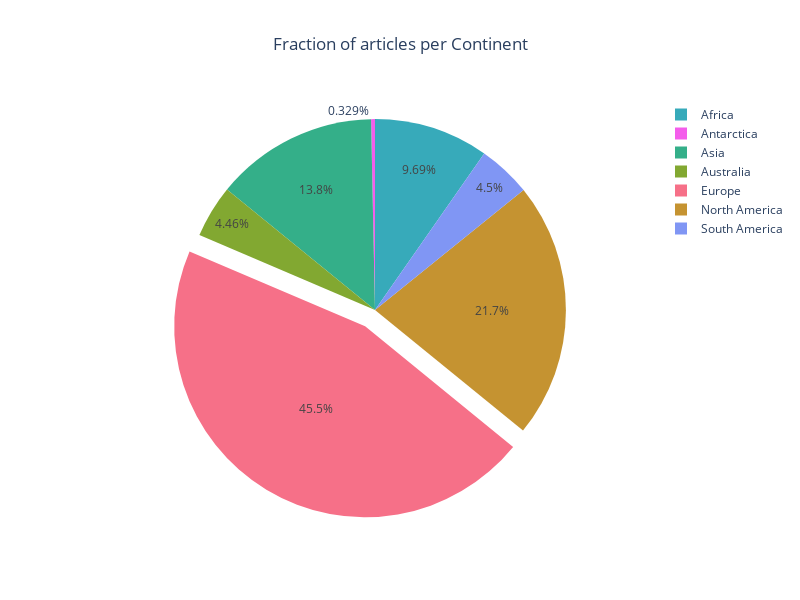

Notebook code for this chart:
### Markdown cell above
## Plot 1: Number of Articles per Continent

### Code cell
fig_name = "articles_count_per_continent"
fig_title = "Fraction of articles per Continent"
fig_ylabel = "Count"
fig_xlabel = "Continent"


# fig = px.bar(
#     x=article_count_per_continent.index,
#     y=article_count_per_continent.values,
#     color=[continents_colors_int[continent] for continent in article_count_per_continent.index],
#     color_discrete_map="identity",
#     labels={"index": fig_ylabel, "value": fig_xlabel},

# )
# fig.update_layout(
#     title_text=fig_title,
#     title_x=0.5,
#     #xaxis=dict(tickangle=-45),
#     width=FIGURE_WIDTH,
#     height=FIGURE_HEIGHT,
# )

# fig.update_xaxes(title_text="Continent")
# fig.update_yaxes(title_text="Count")

# fig.write_image(os.path.join(PLOTS_PATH_PX, f"{fig_name}_bar.pdf"))
# fig.write_html(os.path.join(PLOTS_PATH_HTML, f"{fig_name}_bar.html"))
# fig.show()

pull = np.zeros_like(article_count_per_continent.index) + 0.1 * (article_count_per_continent.index == EUROPE_LABEL)
fig = go.Figure(data=[go.Pie(
    values=article_count_per_continent.values,
    labels=article_count_per_continent.index.tolist(),
    pull=pull.tolist(),
    marker_colors=[continents_colors_int[continent] for continent in article_count_per_continent.index],
    sort=False
)])

fig.update_layout(
    title_text=fig_title,
    title_x=0.5,
    width=FIGURE_WIDTH,
    height=FIGURE_HEIGHT,
)
fig.write_image(os.path.join(PLOTS_PATH_PX, f"{fig_name}_pie.png"))
fig.write_html(os.path.join(PLOTS_PATH_HTML, f"{fig_name}_pie.html"))
fig.show()

### Figure 1 — Plotly figure (JSON) as saved in the notebook; plotly's stock layout.template omitted (floating-point values rounded to 4 significant figures)
{"data": [{"labels": ["Africa", "Antarctica", "Asia", "Australia", "Europe", "North America", "South America"], "marker": {"colors": ["#37aaba", "#f45deb", "#34af89", "#82a831", "#f67088", "#c59331", "#8096f4"]}, "pull": [0, 0, 0, 0, 0.1, 0, 0], "sort": false, "type": "pie", "values": [265, 9, 377, 122, 1245, 593, 123]}], "layout": {"height": 600, "title": {"text": "Fraction of articles per Continent", "x": 0.5}, "width": 800}}
